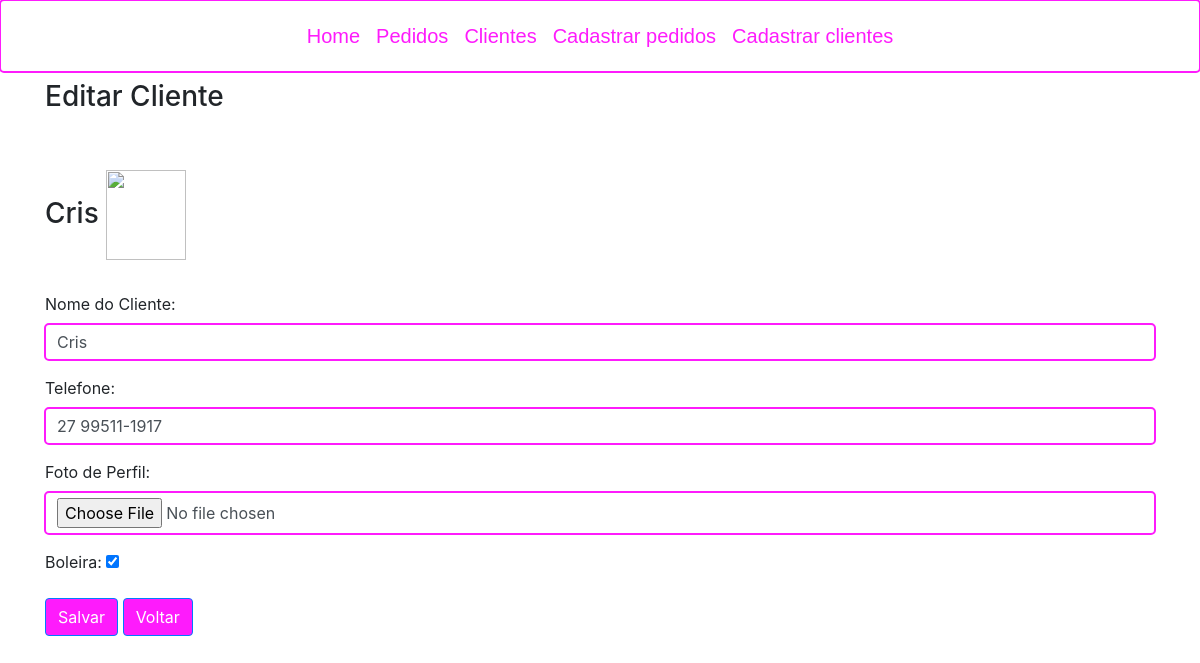
The app's page /clients/10/update/ (signed in) with its own data.
### order_control/models.py (models this page shows, shortened)
class Client (models.Model):
    createAt = models.DateTimeField(auto_now_add=True)
    name = models.CharField(max_length=255, verbose_name='Nome do Cliente')
    phone = models.CharField(max_length=15, null=True, blank=True, verbose_name='Telefone')
    picture = models.FileField(upload_to='clients/', null=True, blank=True, verbose_name='Foto de Perfil')
    balance = models.DecimalField(max_digits=8, decimal_places=2, default=0.0, verbose_name='Balanço')
    cakeMaker = models.BooleanField(default=False, verbose_name='Boleira')

### order_control/views.py (the view)
# urls.py: path('clients/<int:pk>/update/', views.ClientUpdateView.as_view(), name='client_update'),
class ClientUpdateView(LoginRequiredMixin, FormSubmittedIncontextMixin, UpdateView):
    model = Client
    form_class = ClientForm
    template_name = 'order_control/client/update.html'
    success_url = reverse_lazy('order_control:client_list', )

### order_control/form.py
class ClientForm(forms.ModelForm):
    class Meta:
        model = Client
        widgets = {
            'name': forms.TextInput(attrs={'class': 'form-control'}),
            'phone': forms.TextInput(attrs={'class': 'form-control'}),
            'picture': forms.FileInput(attrs={'class': 'form-control', 'required': False})
        }
        fields = ('name', 'phone', 'cakeMaker', 'picture')

### templates/order_control/client/update.html (shortened to what this page needs)
{% extends "layout.html" %}
{% block content %}
    <div class="container">
        <h3>Editar Cliente </h3> </br></br>
        <h3> {{ client.name }}
                                         {% if client.picture != None %}
                                            <img src="{{ MEDIA_URL}}{{ client.picture }}" width="80" height="90" >
                                          {% endif %}
        </h3>
        <form enctype="multipart/form-data" action="{% url 'order_control:client_update' client.id %}"
              method="post" {% if form_submitted %}class="was-validated" {% endif %}>
            {% include 'order_control/client/form.html' %}
            <button type="submit" class="btn btn-primary">Salvar</button>
            <a href="{% url 'order_control:client_list' %}"> <div class="btn btn-primary">Voltar</div></a>
        </form>
    </div>
{% endblock %}

### templates/order_control/client/form.html (shortened to what this page needs)
<div class="form-group">
    {{ form.name.label_tag }}
    {{ form.name }}
</div>
<div class="form-group">
    {{ form.phone.label_tag }}
    {{ form.phone }}
</div>
<div class="form-group">
    {{ form.picture.label_tag }}
    {{ form.picture }}
</div>
<div class="form-group">
    {{ form.cakeMaker.label_tag }}
    {{ form.cakeMaker }}
</div>

### static/order_control/css/style.css (style rules this page uses)
.btn-primary, .btn-primary:hover, .btn-primary:active, .btn-primary:visited { background-color: #fe1bfcff !important; }
.form-control, .form-control:focus { box-shadow: 0 0 0 0 rgba(255, 255, 255, 0); border: rgba(255, 255, 255, 0); outline: #fe1bfcff auto 5px ; }

### records on screen
Client: name "Cris", phone "27 99511-1917", cakeMaker "☑"
